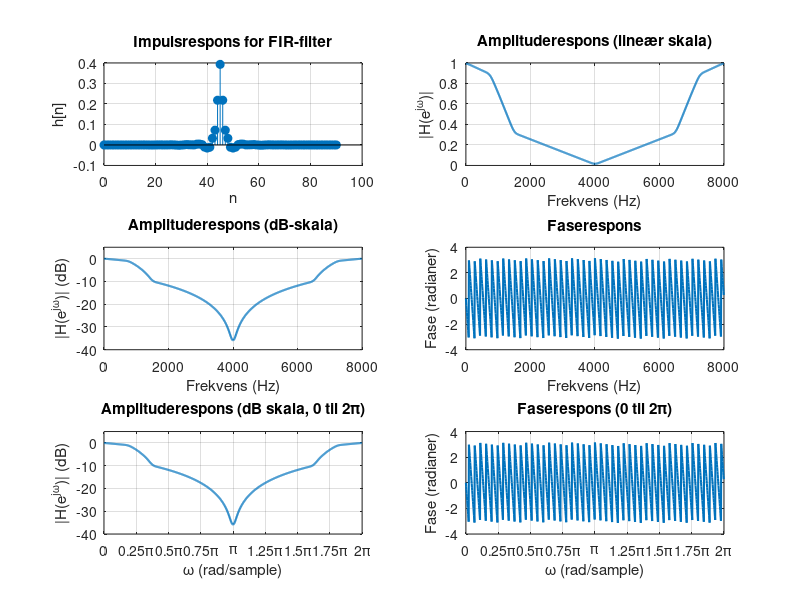
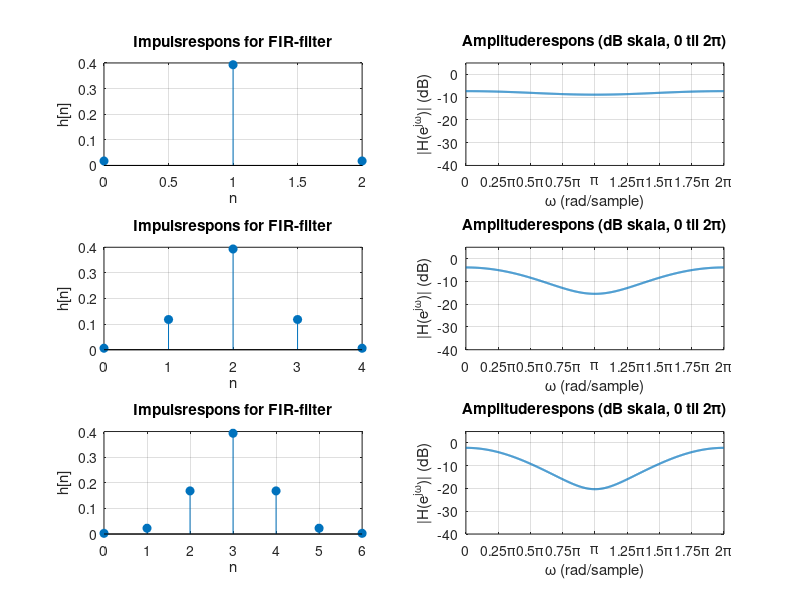
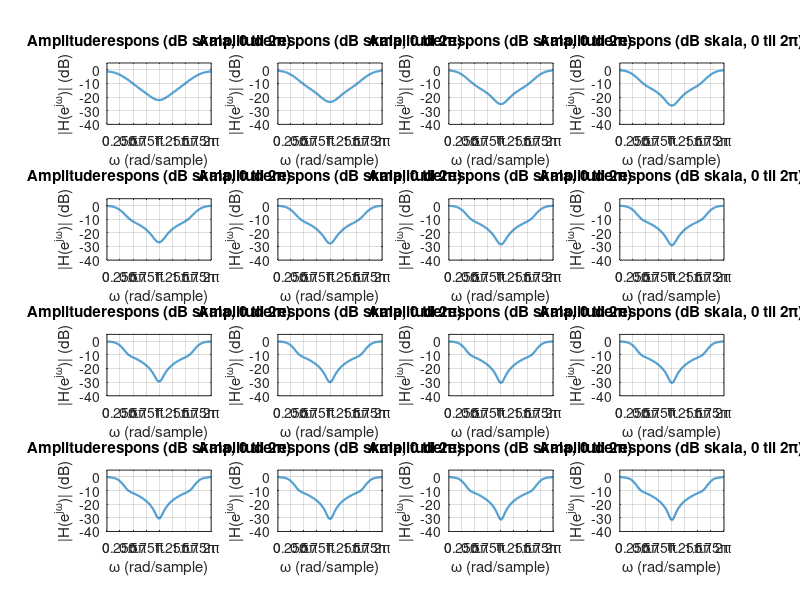

These charts were generated, in order, by the following MATLAB code:
% Parametre
N = 91;                  % Filterlængde
fs = 8000;              % Samplefrekvens i Hz
frequencies = [0, 750, 1000, 1500, fs/2]; % Frekvenser i Hz
gains_dB = [0, -1, -3, -10, -40];         % Gain i dB (krav)

% Konverter gain fra dB til lineær skala
gains_linear = 10.^(gains_dB / 20);

% Normér frekvenserne til [0, 1] (Nyquist-normalisering)
f_norm = frequencies / (fs / 2);

% Design impulssvaret med `fir2`
h = fir2(N-1, f_norm, gains_linear);

% Beregn frekvensrespons fra 0 til 2*pi (hele området)
[H, omega] = freqz(h, 1, 1024, 'whole', fs);
H_dB = 20 * log10(abs(H));

% Plot impulsresponsen
figure(7);
subplot(3, 2, 1);
stem(0:N-1, h, 'filled');
xlabel('n'); ylabel('h[n]');
title('Impulsrespons for FIR-filter');
grid on;

% Plot amplituderespons (lineær skala)
figure(7);
subplot(3, 2, 2);
plot(omega, abs(H), 'LineWidth', 1.5);
xlabel('Frekvens (Hz)'); ylabel('|H(e^{j\omega})|');
title('Amplituderespons (lineær skala)');
grid on;
xlim([0 fs]);

% Plot amplituderespons (dB skala)
figure(7);
subplot(3, 2, 3);
plot(omega, H_dB, 'LineWidth', 1.5);
xlabel('Frekvens (Hz)'); ylabel('|H(e^{j\omega})| (dB)');
title('Amplituderespons (dB-skala)');
ylim([-40 5]); % Begræns y-aksen til at fokusere på relevante værdier
grid on;
xlim([0 fs]);

% Plot faserespons
figure(7);
subplot(3, 2, 4);
plot(omega, angle(H), 'LineWidth', 1.5);
xlabel('Frekvens (Hz)'); ylabel('Fase (radianer)');
title('Faserespons');
grid on;
xlim([0 fs]);

% Plot amplituderespons (dB skala langs 0 til 2*pi)
figure(7);
subplot(3, 2, 5);
plot(omega * 2 * pi / fs, H_dB, 'LineWidth', 1.5);
xlabel('\omega (rad/sample)'); ylabel('|H(e^{j\omega})| (dB)');
title('Amplituderespons (dB skala, 0 til 2\pi)');
xticks([0 0.25*pi 0.5*pi 0.75*pi pi 1.25*pi 1.5*pi 1.75*pi 2*pi])
xticklabels({'0','0.25\pi','0.5\pi','0.75\pi','\pi','1.25\pi','1.5\pi','1.75\pi','2\pi'})
ylim([-40 5]);
xlim([0 2*pi]);
grid on;

% Plot faserespons (0 til 2*pi)
figure(7);
subplot(3, 2, 6);
plot(omega * 2 * pi / fs, angle(H), 'LineWidth', 1.5);
xlabel('\omega (rad/sample)'); ylabel('Fase (radianer)');
title('Faserespons (0 til 2\pi)');
xticks([0 0.25*pi 0.5*pi 0.75*pi pi 1.25*pi 1.5*pi 1.75*pi 2*pi])
xticklabels({'0','0.25\pi','0.5\pi','0.75\pi','\pi','1.25\pi','1.5\pi','1.75\pi','2\pi'})
xlim([0 2*pi]);
grid on;


%opgave 3/punkt 3
% Parametre
N = 3;                  % Filterlængde
fs = 8000;              % Samplefrekvens i Hz
frequencies = [0, 750, 1000, 1500, fs/2]; % Frekvenser i Hz
gains_dB = [0, -1, -3, -10, -40];         % Gain i dB (krav)

% Konverter gain fra dB til lineær skala
gains_linear = 10.^(gains_dB / 20);

% Normér frekvenserne til [0, 1] (Nyquist-normalisering)
f_norm = frequencies / (fs / 2);

% Design impulssvaret med `fir2`
h = fir2(N-1, f_norm, gains_linear);

% Beregn frekvensrespons fra 0 til 2*pi (hele området)
[H, omega] = freqz(h, 1, 1024, 'whole', fs);
H_dB = 20 * log10(abs(H));

% Plot impulsresponsen
figure(8);
subplot(3, 2, 1);
stem(0:N-1, h, 'filled');
xlabel('n'); ylabel('h[n]');
title('Impulsrespons for FIR-filter');
grid on;

% Plot amplituderespons (dB skala langs 0 til 2*pi)
figure(8);
subplot(3, 2, 2);
plot(omega * 2 * pi / fs, H_dB, 'LineWidth', 1.5);
xlabel('\omega (rad/sample)'); ylabel('|H(e^{j\omega})| (dB)');
title('Amplituderespons (dB skala, 0 til 2\pi)');
xticks([0 0.25*pi 0.5*pi 0.75*pi pi 1.25*pi 1.5*pi 1.75*pi 2*pi])
xticklabels({'0','0.25\pi','0.5\pi','0.75\pi','\pi','1.25\pi','1.5\pi','1.75\pi','2\pi'})
ylim([-40 5]);
xlim([0 2*pi]);
grid on;

% Parametre
N = 5;                  % Filterlængde
fs = 8000;              % Samplefrekvens i Hz
frequencies = [0, 750, 1000, 1500, fs/2]; % Frekvenser i Hz
gains_dB = [0, -1, -3, -10, -40];         % Gain i dB (krav)

% Konverter gain fra dB til lineær skala
gains_linear = 10.^(gains_dB / 20);

% Normér frekvenserne til [0, 1] (Nyquist-normalisering)
f_norm = frequencies / (fs / 2);

% Design impulssvaret med `fir2`
h = fir2(N-1, f_norm, gains_linear);

% Beregn frekvensrespons fra 0 til 2*pi (hele området)
[H, omega] = freqz(h, 1, 1024, 'whole', fs);
H_dB = 20 * log10(abs(H));

% Plot impulsresponsen
figure(8);
subplot(3, 2, 3);
stem(0:N-1, h, 'filled');
xlabel('n'); ylabel('h[n]');
title('Impulsrespons for FIR-filter');
grid on;

% Plot amplituderespons (dB skala langs 0 til 2*pi)
figure(8);
subplot(3, 2, 4);
plot(omega * 2 * pi / fs, H_dB, 'LineWidth', 1.5);
xlabel('\omega (rad/sample)'); ylabel('|H(e^{j\omega})| (dB)');
title('Amplituderespons (dB skala, 0 til 2\pi)');
xticks([0 0.25*pi 0.5*pi 0.75*pi pi 1.25*pi 1.5*pi 1.75*pi 2*pi])
xticklabels({'0','0.25\pi','0.5\pi','0.75\pi','\pi','1.25\pi','1.5\pi','1.75\pi','2\pi'})
ylim([-40 5]);
xlim([0 2*pi]);
grid on;


% Parametre
N = 7;                  % Filterlængde
fs = 8000;              % Samplefrekvens i Hz
frequencies = [0, 750, 1000, 1500, fs/2]; % Frekvenser i Hz
gains_dB = [0, -1, -3, -10, -40];         % Gain i dB (krav)

% Konverter gain fra dB til lineær skala
gains_linear = 10.^(gains_dB / 20);

% Normér frekvenserne til [0, 1] (Nyquist-normalisering)
f_norm = frequencies / (fs / 2);

% Design impulssvaret med `fir2`
h = fir2(N-1, f_norm, gains_linear);

% Beregn frekvensrespons fra 0 til 2*pi (hele området)
[H, omega] = freqz(h, 1, 1024, 'whole', fs);
H_dB = 20 * log10(abs(H));

% Plot impulsresponsen
figure(8);
subplot(3, 2, 5);
stem(0:N-1, h, 'filled');
xlabel('n'); ylabel('h[n]');
title('Impulsrespons for FIR-filter');
grid on;

% Plot amplituderespons (dB skala langs 0 til 2*pi)
figure(8);
subplot(3, 2, 6);
plot(omega * 2 * pi / fs, H_dB, 'LineWidth', 1.5);
xlabel('\omega (rad/sample)'); ylabel('|H(e^{j\omega})| (dB)');
title('Amplituderespons (dB skala, 0 til 2\pi)');
xticks([0 0.25*pi 0.5*pi 0.75*pi pi 1.25*pi 1.5*pi 1.75*pi 2*pi])
xticklabels({'0','0.25\pi','0.5\pi','0.75\pi','\pi','1.25\pi','1.5\pi','1.75\pi','2\pi'})
ylim([-40 5]);
xlim([0 2*pi]);
grid on;

%Plot en hel masse amplituderesponse:
N = 9;                  % Filterlængde
fs = 8000;              % Samplefrekvens i Hz
frequencies = [0, 750, 1000, 1500, fs/2]; % Frekvenser i Hz
gains_dB = [0, -1, -3, -10, -40];         % Gain i dB (krav)

% Konverter gain fra dB til lineær skala
gains_linear = 10.^(gains_dB / 20);

% Normér frekvenserne til [0, 1] (Nyquist-normalisering)
f_norm = frequencies / (fs / 2);

% Design impulssvaret med `fir2`
h = fir2(N-1, f_norm, gains_linear);

% Beregn frekvensrespons fra 0 til 2*pi (hele området)
[H, omega] = freqz(h, 1, 1024, 'whole', fs);
H_dB = 20 * log10(abs(H));

% Plot amplituderespons (dB skala langs 0 til 2*pi)
figure(9);
subplot(4, 4, 1);
plot(omega * 2 * pi / fs, H_dB, 'LineWidth', 1.5);
xlabel('\omega (rad/sample)'); ylabel('|H(e^{j\omega})| (dB)');
title('Amplituderespons (dB skala, 0 til 2\pi)');
xticks([0 0.25*pi 0.5*pi 0.75*pi pi 1.25*pi 1.5*pi 1.75*pi 2*pi])
xticklabels({'0','0.25\pi','0.5\pi','0.75\pi','\pi','1.25\pi','1.5\pi','1.75\pi','2\pi'})
ylim([-40 5]);
xlim([0 2*pi]);
grid on;

N=11;                 % Filterlængde
fs = 8000;              % Samplefrekvens i Hz
frequencies = [0, 750, 1000, 1500, fs/2]; % Frekvenser i Hz
gains_dB = [0, -1, -3, -10, -40];         % Gain i dB (krav)

% Konverter gain fra dB til lineær skala
gains_linear = 10.^(gains_dB / 20);

% Normér frekvenserne til [0, 1] (Nyquist-normalisering)
f_norm = frequencies / (fs / 2);

% Design impulssvaret med `fir2`
h = fir2(N-1, f_norm, gains_linear);

% Beregn frekvensrespons fra 0 til 2*pi (hele området)
[H, omega] = freqz(h, 1, 1024, 'whole', fs);
H_dB = 20 * log10(abs(H));

% Plot amplituderespons (dB skala langs 0 til 2*pi)
figure(9);
subplot(4, 4, 2);
plot(omega * 2 * pi / fs, H_dB, 'LineWidth', 1.5);
xlabel('\omega (rad/sample)'); ylabel('|H(e^{j\omega})| (dB)');
title('Amplituderespons (dB skala, 0 til 2\pi)');
xticks([0 0.25*pi 0.5*pi 0.75*pi pi 1.25*pi 1.5*pi 1.75*pi 2*pi])
xticklabels({'0','0.25\pi','0.5\pi','0.75\pi','\pi','1.25\pi','1.5\pi','1.75\pi','2\pi'})
ylim([-40 5]);
xlim([0 2*pi]);
grid on;

N=13;                 % Filterlængde
fs = 8000;              % Samplefrekvens i Hz
frequencies = [0, 750, 1000, 1500, fs/2]; % Frekvenser i Hz
gains_dB = [0, -1, -3, -10, -40];         % Gain i dB (krav)

% Konverter gain fra dB til lineær skala
gains_linear = 10.^(gains_dB / 20);

% Normér frekvenserne til [0, 1] (Nyquist-normalisering)
f_norm = frequencies / (fs / 2);

% Design impulssvaret med `fir2`
h = fir2(N-1, f_norm, gains_linear);

% Beregn frekvensrespons fra 0 til 2*pi (hele området)
[H, omega] = freqz(h, 1, 1024, 'whole', fs);
H_dB = 20 * log10(abs(H));

% Plot amplituderespons (dB skala langs 0 til 2*pi)
figure(9);
subplot(4, 4, 3);
plot(omega * 2 * pi / fs, H_dB, 'LineWidth', 1.5);
xlabel('\omega (rad/sample)'); ylabel('|H(e^{j\omega})| (dB)');
title('Amplituderespons (dB skala, 0 til 2\pi)');
xticks([0 0.25*pi 0.5*pi 0.75*pi pi 1.25*pi 1.5*pi 1.75*pi 2*pi])
xticklabels({'0','0.25\pi','0.5\pi','0.75\pi','\pi','1.25\pi','1.5\pi','1.75\pi','2\pi'})
ylim([-40 5]);
xlim([0 2*pi]);
grid on;

N=15;                 % Filterlængde
fs = 8000;              % Samplefrekvens i Hz
frequencies = [0, 750, 1000, 1500, fs/2]; % Frekvenser i Hz
gains_dB = [0, -1, -3, -10, -40];         % Gain i dB (krav)

% Konverter gain fra dB til lineær skala
gains_linear = 10.^(gains_dB / 20);

% Normér frekvenserne til [0, 1] (Nyquist-normalisering)
f_norm = frequencies / (fs / 2);

% Design impulssvaret med `fir2`
h = fir2(N-1, f_norm, gains_linear);

% Beregn frekvensrespons fra 0 til 2*pi (hele området)
[H, omega] = freqz(h, 1, 1024, 'whole', fs);
H_dB = 20 * log10(abs(H));
% Plot amplituderespons (dB skala langs 0 til 2*pi)
figure(9);
subplot(4, 4, 4);
plot(omega * 2 * pi / fs, H_dB, 'LineWidth', 1.5);
xlabel('\omega (rad/sample)'); ylabel('|H(e^{j\omega})| (dB)');
title('Amplituderespons (dB skala, 0 til 2\pi)');
xticks([0 0.25*pi 0.5*pi 0.75*pi pi 1.25*pi 1.5*pi 1.75*pi 2*pi])
xticklabels({'0','0.25\pi','0.5\pi','0.75\pi','\pi','1.25\pi','1.5\pi','1.75\pi','2\pi'})
ylim([-40 5]);
xlim([0 2*pi]);
grid on;

N=17;                 % Filterlængde
fs = 8000;              % Samplefrekvens i Hz
frequencies = [0, 750, 1000, 1500, fs/2]; % Frekvenser i Hz
gains_dB = [0, -1, -3, -10, -40];         % Gain i dB (krav)

% Konverter gain fra dB til lineær skala
gains_linear = 10.^(gains_dB / 20);

% Normér frekvenserne til [0, 1] (Nyquist-normalisering)
f_norm = frequencies / (fs / 2);

% Design impulssvaret med `fir2`
h = fir2(N-1, f_norm, gains_linear);

% Beregn frekvensrespons fra 0 til 2*pi (hele området)
[H, omega] = freqz(h, 1, 1024, 'whole', fs);
H_dB = 20 * log10(abs(H));
% Plot amplituderespons (dB skala langs 0 til 2*pi)
figure(9);
subplot(4, 4, 5);
plot(omega * 2 * pi / fs, H_dB, 'LineWidth', 1.5);
xlabel('\omega (rad/sample)'); ylabel('|H(e^{j\omega})| (dB)');
title('Amplituderespons (dB skala, 0 til 2\pi)');
xticks([0 0.25*pi 0.5*pi 0.75*pi pi 1.25*pi 1.5*pi 1.75*pi 2*pi])
xticklabels({'0','0.25\pi','0.5\pi','0.75\pi','\pi','1.25\pi','1.5\pi','1.75\pi','2\pi'})
ylim([-40 5]);
xlim([0 2*pi]);
grid on;

N=19;                 % Filterlængde
fs = 8000;              % Samplefrekvens i Hz
frequencies = [0, 750, 1000, 1500, fs/2]; % Frekvenser i Hz
gains_dB = [0, -1, -3, -10, -40];         % Gain i dB (krav)

% Konverter gain fra dB til lineær skala
gains_linear = 10.^(gains_dB / 20);

% Normér frekvenserne til [0, 1] (Nyquist-normalisering)
f_norm = frequencies / (fs / 2);

% Design impulssvaret med `fir2`
h = fir2(N-1, f_norm, gains_linear);

% Beregn frekvensrespons fra 0 til 2*pi (hele området)
[H, omega] = freqz(h, 1, 1024, 'whole', fs);
H_dB = 20 * log10(abs(H));
% Plot amplituderespons (dB skala langs 0 til 2*pi)
figure(9);
subplot(4, 4, 6);
plot(omega * 2 * pi / fs, H_dB, 'LineWidth', 1.5);
xlabel('\omega (rad/sample)'); ylabel('|H(e^{j\omega})| (dB)');
title('Amplituderespons (dB skala, 0 til 2\pi)');
xticks([0 0.25*pi 0.5*pi 0.75*pi pi 1.25*pi 1.5*pi 1.75*pi 2*pi])
xticklabels({'0','0.25\pi','0.5\pi','0.75\pi','\pi','1.25\pi','1.5\pi','1.75\pi','2\pi'})
ylim([-40 5]);
xlim([0 2*pi]);
grid on;

N=21;                 % Filterlængde
fs = 8000;              % Samplefrekvens i Hz
frequencies = [0, 750, 1000, 1500, fs/2]; % Frekvenser i Hz
gains_dB = [0, -1, -3, -10, -40];         % Gain i dB (krav)

% Konverter gain fra dB til lineær skala
gains_linear = 10.^(gains_dB / 20);

% Normér frekvenserne til [0, 1] (Nyquist-normalisering)
f_norm = frequencies / (fs / 2);

% Design impulssvaret med `fir2`
h = fir2(N-1, f_norm, gains_linear);

% Beregn frekvensrespons fra 0 til 2*pi (hele området)
[H, omega] = freqz(h, 1, 1024, 'whole', fs);
H_dB = 20 * log10(abs(H));
% Plot amplituderespons (dB skala langs 0 til 2*pi)
figure(9);
subplot(4, 4, 7);
plot(omega * 2 * pi / fs, H_dB, 'LineWidth', 1.5);
xlabel('\omega (rad/sample)'); ylabel('|H(e^{j\omega})| (dB)');
title('Amplituderespons (dB skala, 0 til 2\pi)');
xticks([0 0.25*pi 0.5*pi 0.75*pi pi 1.25*pi 1.5*pi 1.75*pi 2*pi])
xticklabels({'0','0.25\pi','0.5\pi','0.75\pi','\pi','1.25\pi','1.5\pi','1.75\pi','2\pi'})
ylim([-40 5]);
xlim([0 2*pi]);
grid on;

N=23;                 % Filterlængde
fs = 8000;              % Samplefrekvens i Hz
frequencies = [0, 750, 1000, 1500, fs/2]; % Frekvenser i Hz
gains_dB = [0, -1, -3, -10, -40];         % Gain i dB (krav)

% Konverter gain fra dB til lineær skala
gains_linear = 10.^(gains_dB / 20);

% Normér frekvenserne til [0, 1] (Nyquist-normalisering)
f_norm = frequencies / (fs / 2);

% Design impulssvaret med `fir2`
h = fir2(N-1, f_norm, gains_linear);

% Beregn frekvensrespons fra 0 til 2*pi (hele området)
[H, omega] = freqz(h, 1, 1024, 'whole', fs);
H_dB = 20 * log10(abs(H));
% Plot amplituderespons (dB skala langs 0 til 2*pi)
figure(9);
subplot(4, 4, 8);
plot(omega * 2 * pi / fs, H_dB, 'LineWidth', 1.5);
xlabel('\omega (rad/sample)'); ylabel('|H(e^{j\omega})| (dB)');
title('Amplituderespons (dB skala, 0 til 2\pi)');
xticks([0 0.25*pi 0.5*pi 0.75*pi pi 1.25*pi 1.5*pi 1.75*pi 2*pi])
xticklabels({'0','0.25\pi','0.5\pi','0.75\pi','\pi','1.25\pi','1.5\pi','1.75\pi','2\pi'})
ylim([-40 5]);
xlim([0 2*pi]);
grid on;

N=25;                 % Filterlængde
fs = 8000;              % Samplefrekvens i Hz
frequencies = [0, 750, 1000, 1500, fs/2]; % Frekvenser i Hz
gains_dB = [0, -1, -3, -10, -40];         % Gain i dB (krav)

% Konverter gain fra dB til lineær skala
gains_linear = 10.^(gains_dB / 20);

% Normér frekvenserne til [0, 1] (Nyquist-normalisering)
f_norm = frequencies / (fs / 2);

% Design impulssvaret med `fir2`
h = fir2(N-1, f_norm, gains_linear);

% Beregn frekvensrespons fra 0 til 2*pi (hele området)
[H, omega] = freqz(h, 1, 1024, 'whole', fs);
H_dB = 20 * log10(abs(H));
% Plot amplituderespons (dB skala langs 0 til 2*pi)
figure(9);
subplot(4, 4, 9);
plot(omega * 2 * pi / fs, H_dB, 'LineWidth', 1.5);
xlabel('\omega (rad/sample)'); ylabel('|H(e^{j\omega})| (dB)');
title('Amplituderespons (dB skala, 0 til 2\pi)');
xticks([0 0.25*pi 0.5*pi 0.75*pi pi 1.25*pi 1.5*pi 1.75*pi 2*pi])
xticklabels({'0','0.25\pi','0.5\pi','0.75\pi','\pi','1.25\pi','1.5\pi','1.75\pi','2\pi'})
ylim([-40 5]);
xlim([0 2*pi]);
grid on;

N=27;                 % Filterlængde
fs = 8000;              % Samplefrekvens i Hz
frequencies = [0, 750, 1000, 1500, fs/2]; % Frekvenser i Hz
gains_dB = [0, -1, -3, -10, -40];         % Gain i dB (krav)

% Konverter gain fra dB til lineær skala
gains_linear = 10.^(gains_dB / 20);

% Normér frekvenserne til [0, 1] (Nyquist-normalisering)
f_norm = frequencies / (fs / 2);

% Design impulssvaret med `fir2`
h = fir2(N-1, f_norm, gains_linear);

% Beregn frekvensrespons fra 0 til 2*pi (hele området)
[H, omega] = freqz(h, 1, 1024, 'whole', fs);
H_dB = 20 * log10(abs(H));
% Plot amplituderespons (dB skala langs 0 til 2*pi)
figure(9);
subplot(4, 4, 10);
plot(omega * 2 * pi / fs, H_dB, 'LineWidth', 1.5);
xlabel('\omega (rad/sample)'); ylabel('|H(e^{j\omega})| (dB)');
title('Amplituderespons (dB skala, 0 til 2\pi)');
xticks([0 0.25*pi 0.5*pi 0.75*pi pi 1.25*pi 1.5*pi 1.75*pi 2*pi])
xticklabels({'0','0.25\pi','0.5\pi','0.75\pi','\pi','1.25\pi','1.5\pi','1.75\pi','2\pi'})
ylim([-40 5]);
xlim([0 2*pi]);
grid on;

N=29;                 % Filterlængde
fs = 8000;              % Samplefrekvens i Hz
frequencies = [0, 750, 1000, 1500, fs/2]; % Frekvenser i Hz
gains_dB = [0, -1, -3, -10, -40];         % Gain i dB (krav)

% Konverter gain fra dB til lineær skala
gains_linear = 10.^(gains_dB / 20);

% Normér frekvenserne til [0, 1] (Nyquist-normalisering)
f_norm = frequencies / (fs / 2);

% Design impulssvaret med `fir2`
h = fir2(N-1, f_norm, gains_linear);

% Beregn frekvensrespons fra 0 til 2*pi (hele området)
[H, omega] = freqz(h, 1, 1024, 'whole', fs);
H_dB = 20 * log10(abs(H));
% Plot amplituderespons (dB skala langs 0 til 2*pi)
figure(9);
subplot(4, 4, 11);
plot(omega * 2 * pi / fs, H_dB, 'LineWidth', 1.5);
xlabel('\omega (rad/sample)'); ylabel('|H(e^{j\omega})| (dB)');
title('Amplituderespons (dB skala, 0 til 2\pi)');
xticks([0 0.25*pi 0.5*pi 0.75*pi pi 1.25*pi 1.5*pi 1.75*pi 2*pi])
xticklabels({'0','0.25\pi','0.5\pi','0.75\pi','\pi','1.25\pi','1.5\pi','1.75\pi','2\pi'})
ylim([-40 5]);
xlim([0 2*pi]);
grid on;

N=29;                 % Filterlængde
fs = 8000;              % Samplefrekvens i Hz
frequencies = [0, 750, 1000, 1500, fs/2]; % Frekvenser i Hz
gains_dB = [0, -1, -3, -10, -40];         % Gain i dB (krav)

% Konverter gain fra dB til lineær skala
gains_linear = 10.^(gains_dB / 20);

% Normér frekvenserne til [0, 1] (Nyquist-normalisering)
f_norm = frequencies / (fs / 2);

% Design impulssvaret med `fir2`
h = fir2(N-1, f_norm, gains_linear);

% Beregn frekvensrespons fra 0 til 2*pi (hele området)
[H, omega] = freqz(h, 1, 1024, 'whole', fs);
H_dB = 20 * log10(abs(H));
% Plot amplituderespons (dB skala langs 0 til 2*pi)
figure(9);
subplot(4, 4, 12);
plot(omega * 2 * pi / fs, H_dB, 'LineWidth', 1.5);
xlabel('\omega (rad/sample)'); ylabel('|H(e^{j\omega})| (dB)');
title('Amplituderespons (dB skala, 0 til 2\pi)');
xticks([0 0.25*pi 0.5*pi 0.75*pi pi 1.25*pi 1.5*pi 1.75*pi 2*pi])
xticklabels({'0','0.25\pi','0.5\pi','0.75\pi','\pi','1.25\pi','1.5\pi','1.75\pi','2\pi'})
ylim([-40 5]);
xlim([0 2*pi]);
grid on;

N=29;                 % Filterlængde
fs = 8000;              % Samplefrekvens i Hz
frequencies = [0, 750, 1000, 1500, fs/2]; % Frekvenser i Hz
gains_dB = [0, -1, -3, -10, -40];         % Gain i dB (krav)

% Konverter gain fra dB til lineær skala
gains_linear = 10.^(gains_dB / 20);

% Normér frekvenserne til [0, 1] (Nyquist-normalisering)
f_norm = frequencies / (fs / 2);

% Design impulssvaret med `fir2`
h = fir2(N-1, f_norm, gains_linear);

% Beregn frekvensrespons fra 0 til 2*pi (hele området)
[H, omega] = freqz(h, 1, 1024, 'whole', fs);
H_dB = 20 * log10(abs(H));
% Plot amplituderespons (dB skala langs 0 til 2*pi)
figure(9);
subplot(4, 4, 13);
plot(omega * 2 * pi / fs, H_dB, 'LineWidth', 1.5);
xlabel('\omega (rad/sample)'); ylabel('|H(e^{j\omega})| (dB)');
title('Amplituderespons (dB skala, 0 til 2\pi)');
xticks([0 0.25*pi 0.5*pi 0.75*pi pi 1.25*pi 1.5*pi 1.75*pi 2*pi])
xticklabels({'0','0.25\pi','0.5\pi','0.75\pi','\pi','1.25\pi','1.5\pi','1.75\pi','2\pi'})
ylim([-40 5]);
xlim([0 2*pi]);
grid on;

N=31;                 % Filterlængde
fs = 8000;              % Samplefrekvens i Hz
frequencies = [0, 750, 1000, 1500, fs/2]; % Frekvenser i Hz
gains_dB = [0, -1, -3, -10, -40];         % Gain i dB (krav)

% Konverter gain fra dB til lineær skala
gains_linear = 10.^(gains_dB / 20);

% Normér frekvenserne til [0, 1] (Nyquist-normalisering)
f_norm = frequencies / (fs / 2);

% Design impulssvaret med `fir2`
h = fir2(N-1, f_norm, gains_linear);

% Beregn frekvensrespons fra 0 til 2*pi (hele området)
[H, omega] = freqz(h, 1, 1024, 'whole', fs);
H_dB = 20 * log10(abs(H));
% Plot amplituderespons (dB skala langs 0 til 2*pi)
figure(9);
subplot(4, 4, 14);
plot(omega * 2 * pi / fs, H_dB, 'LineWidth', 1.5);
xlabel('\omega (rad/sample)'); ylabel('|H(e^{j\omega})| (dB)');
title('Amplituderespons (dB skala, 0 til 2\pi)');
xticks([0 0.25*pi 0.5*pi 0.75*pi pi 1.25*pi 1.5*pi 1.75*pi 2*pi])
xticklabels({'0','0.25\pi','0.5\pi','0.75\pi','\pi','1.25\pi','1.5\pi','1.75\pi','2\pi'})
ylim([-40 5]);
xlim([0 2*pi]);
grid on;

N=33;                 % Filterlængde
fs = 8000;              % Samplefrekvens i Hz
frequencies = [0, 750, 1000, 1500, fs/2]; % Frekvenser i Hz
gains_dB = [0, -1, -3, -10, -40];         % Gain i dB (krav)

% Konverter gain fra dB til lineær skala
gains_linear = 10.^(gains_dB / 20);

% Normér frekvenserne til [0, 1] (Nyquist-normalisering)
f_norm = frequencies / (fs / 2);

% Design impulssvaret med `fir2`
h = fir2(N-1, f_norm, gains_linear);

% Beregn frekvensrespons fra 0 til 2*pi (hele området)
[H, omega] = freqz(h, 1, 1024, 'whole', fs);
H_dB = 20 * log10(abs(H));
% Plot amplituderespons (dB skala langs 0 til 2*pi)
figure(9);
subplot(4, 4, 15);
plot(omega * 2 * pi / fs, H_dB, 'LineWidth', 1.5);
xlabel('\omega (rad/sample)'); ylabel('|H(e^{j\omega})| (dB)');
title('Amplituderespons (dB skala, 0 til 2\pi)');
xticks([0 0.25*pi 0.5*pi 0.75*pi pi 1.25*pi 1.5*pi 1.75*pi 2*pi])
xticklabels({'0','0.25\pi','0.5\pi','0.75\pi','\pi','1.25\pi','1.5\pi','1.75\pi','2\pi'})
ylim([-40 5]);
xlim([0 2*pi]);
grid on;

N=35;                 % Filterlængde
fs = 8000;              % Samplefrekvens i Hz
frequencies = [0, 750, 1000, 1500, fs/2]; % Frekvenser i Hz
gains_dB = [0, -1, -3, -10, -40];         % Gain i dB (krav)

% Konverter gain fra dB til lineær skala
gains_linear = 10.^(gains_dB / 20);

% Normér frekvenserne til [0, 1] (Nyquist-normalisering)
f_norm = frequencies / (fs / 2);

% Design impulssvaret med `fir2`
h = fir2(N-1, f_norm, gains_linear);

% Beregn frekvensrespons fra 0 til 2*pi (hele området)
[H, omega] = freqz(h, 1, 1024, 'whole', fs);
H_dB = 20 * log10(abs(H));
% Plot amplituderespons (dB skala langs 0 til 2*pi)
figure(9);
subplot(4, 4, 16);
plot(omega * 2 * pi / fs, H_dB, 'LineWidth', 1.5);
xlabel('\omega (rad/sample)'); ylabel('|H(e^{j\omega})| (dB)');
title('Amplituderespons (dB skala, 0 til 2\pi)');
xticks([0 0.25*pi 0.5*pi 0.75*pi pi 1.25*pi 1.5*pi 1.75*pi 2*pi])
xticklabels({'0','0.25\pi','0.5\pi','0.75\pi','\pi','1.25\pi','1.5\pi','1.75\pi','2\pi'})
ylim([-40 5]);
xlim([0 2*pi]);
grid on;